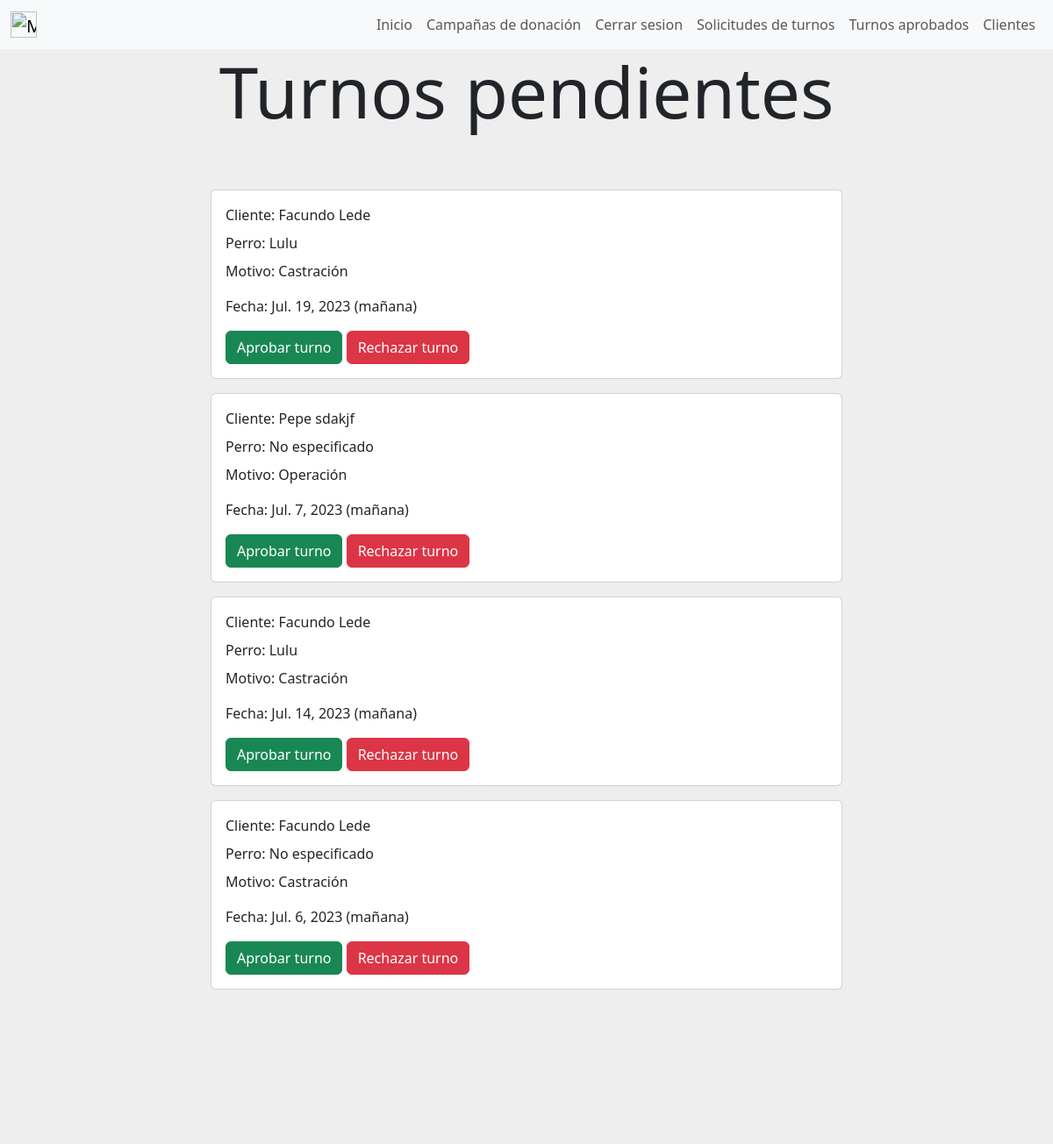
Before: /turnos_pendientes (signed in) with the older database file.
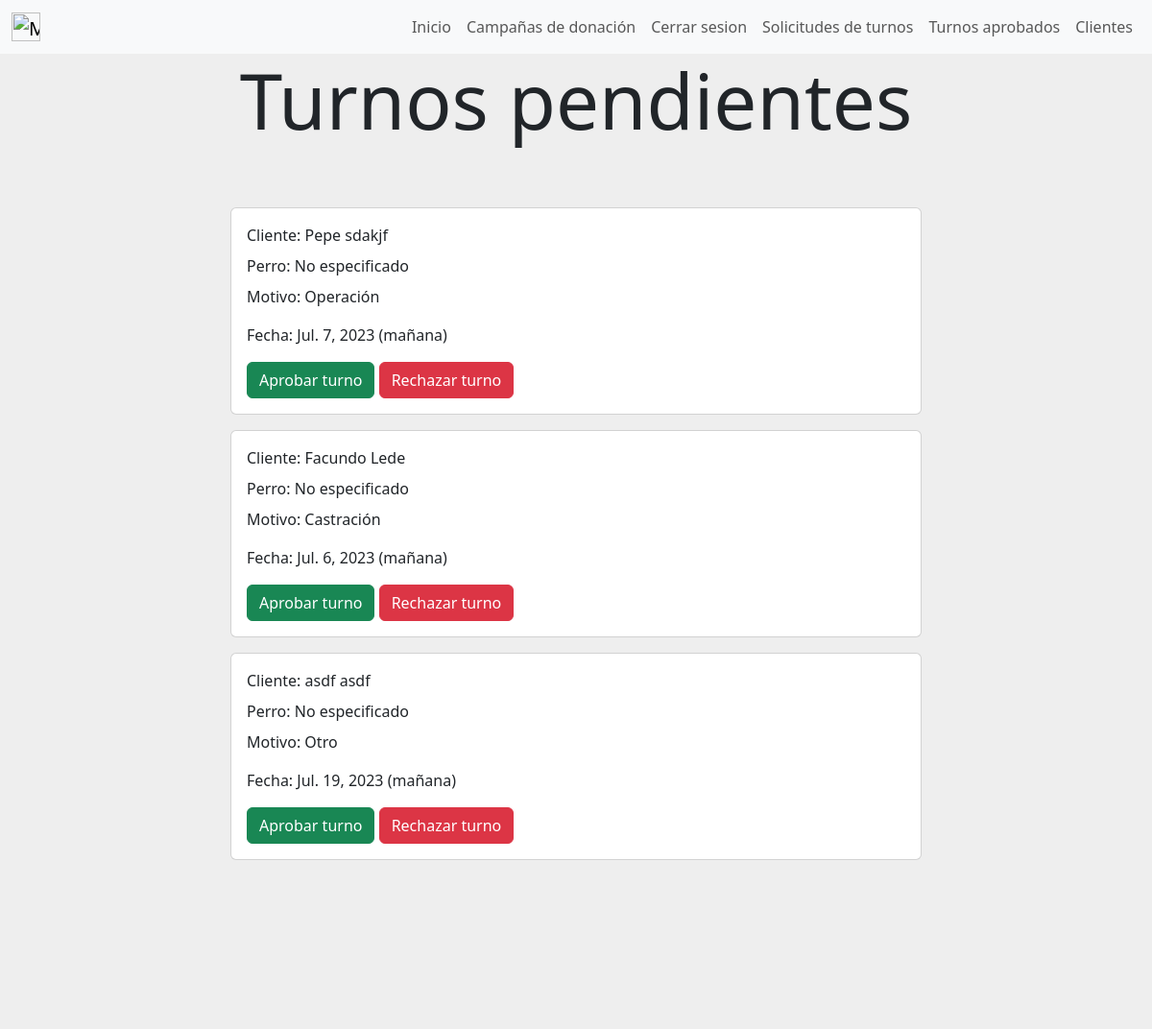
After: the same page with the newer database file.
### gestion_de_turnos/models.py (models this page shows, shortened)
class Turno(models.Model) :
    franja_horaria = models.CharField(max_length=50)
    motivo = models.ForeignKey(Servicio_veterinario, on_delete=models.CASCADE, default=None, null=True)
    fecha = models.DateField()
    estado = models.CharField(max_length=50, default="Pendiente", blank=True)
    created_by = models.ForeignKey(User, on_delete=models.CASCADE)
    perro = models.ForeignKey(Perro, on_delete=models.CASCADE, blank=True, default=None, null=True)
    class Meta:
        verbose_name='turno'
        verbose_name_plural='turnos'

### user/models.py (models this page shows)
class User(AbstractUser):
    dni = models.CharField(max_length=8, unique=True)
    email = models.EmailField(unique=True)

### gestion_de_mascotas/models.py (models this page shows, shortened)
class Perro(models.Model):
    nombre = models.CharField(verbose_name="Nombre",max_length=30)
    size = models.CharField(verbose_name="Tamaño", max_length=50)
    owner = models.ForeignKey(User, on_delete=models.CASCADE)
    raza = models.ForeignKey(Raza, on_delete=models.CASCADE, default=None, null=True)
    sexo = models.CharField(max_length=30,null=True, default=None)
    nacimiento = models.DateField()
    class Meta:
        unique_together = (('nombre', 'owner'))
        verbose_name='perro'
        verbose_name_plural='perros'

### gestion_de_servicios_prestados/models.py (models this page shows)
class Servicio_veterinario(models.Model):
    servicio = models.CharField(max_length=30)
    class Meta:
        verbose_name='servicio_veterinario'
        verbose_name_plural='servicios_veterinarios'
    def __str__ (self):
        return self.servicio

### gestion_de_turnos/views.py (the view)
# urls.py: path('turnos_pendientes',views.turnos_pendientes, name= "turnos_pendientes"),
def turnos_pendientes(request):
    turnos_pendientes=Turno.objects.filter(estado = "Pendiente")
    return render(request,"gestion_de_turnos/turnos_pendientes.html",{"turnos":turnos_pendientes})

### gestion_de_turnos/templates/gestion_de_turnos/turnos_pendientes.html (shortened to what this page needs)
{% extends "gestion_de_usuarios/base.html" %}
{% block content %}
{% if user.is_superuser %}
<div style="background-color:#eee;height: 20%;text-align: center;">
    <h1 class="display-1">Turnos pendientes</h1>
</div>
        {% if turnos.count == 0 %}
        <div style="background-color: #eee;background-position: center;background-size: cover; align-items: center;justify-content: center;display: flex;">
            <div class="card mb-3 element-home-color" style="width: 60%;">
                <div class="row g-0">
                    <div class="card">
                        <div class="card-body">
                            Aún no hay turnos pendientes.
                        </div>
                    </div>
                </div>
            </div>
        </div>
        {% else %}
            {% for turno in turnos %}
            <div style="background-color: #eee;background-position: center;background-size: cover; align-items: center;justify-content: center;display: flex;">
                <div class="card mb-3 element-home-color" style="width: 60%;">
                    <div class="row g-0">
                    <div class="col-md-8">
                        <div class="card-body">
                        <p class="card-title">Cliente: {{turno.created_by.first_name}} {{turno.created_by.last_name}}</p>
                        {% if turno.perro is not None %}
                        <p class="card-title">Perro: {{turno.perro.nombre}}</p>
                        {% else %}
                        <p class="card-title">Perro: No especificado</p>
                        {% endif %}
                        <p class="card-text">Motivo: {{turno.motivo}}</p>
                        <p class="card-text">Fecha: {{turno.fecha}} ({{turno.franja_horaria}})</p>
                        <a class=" btn btn-success" onclick="aprobar_turno({{turno.id}})">Aprobar turno</a>
                        <a href ="#" class="btn btn-danger" onclick="rechazar_turno({{turno.id}})" style="color:white;">Rechazar turno</a>
                        </div>
                    </div>
                    </div>
                </div>
            </div>
            {% endfor %}
<div style="background-color:#eee;height: 20%;">
</div>
{% endif %}
{% else %}
<img src="https://st.depositphotos.com/31068556/51146/v/600/depositphotos_511461970-stock-illustration-concept-design-of-an-empty.jpg" class="img-fluid rounded-start" alt="..." style="border-radius: 4px;">
{% endif %}
{% endblock %}

Changed rows visible on the page:
removed Turno: created_by.first_name "Facundo", created_by.last_name "Lede", perro.nombre "Lulu", motivo "Castración", fecha "Jul. 19, 2023", franja_horaria "mañana"
removed Turno: created_by.first_name "Facundo", created_by.last_name "Lede", perro.nombre "Lulu", motivo "Castración", fecha "Jul. 14, 2023", franja_horaria "mañana"
added Turno: created_by.first_name "asdf", created_by.last_name "asdf", shows "Perro: No especificado", motivo "Otro", fecha "Jul. 19, 2023", franja_horaria "mañana"
